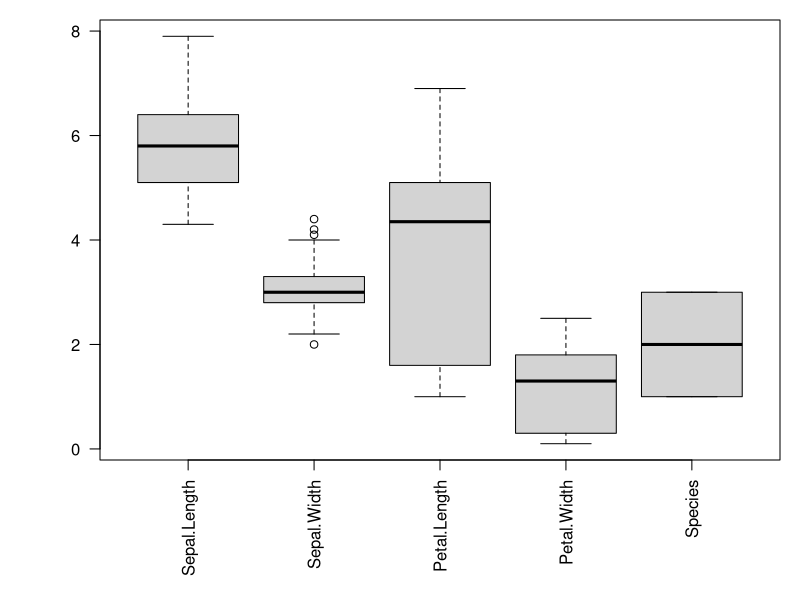
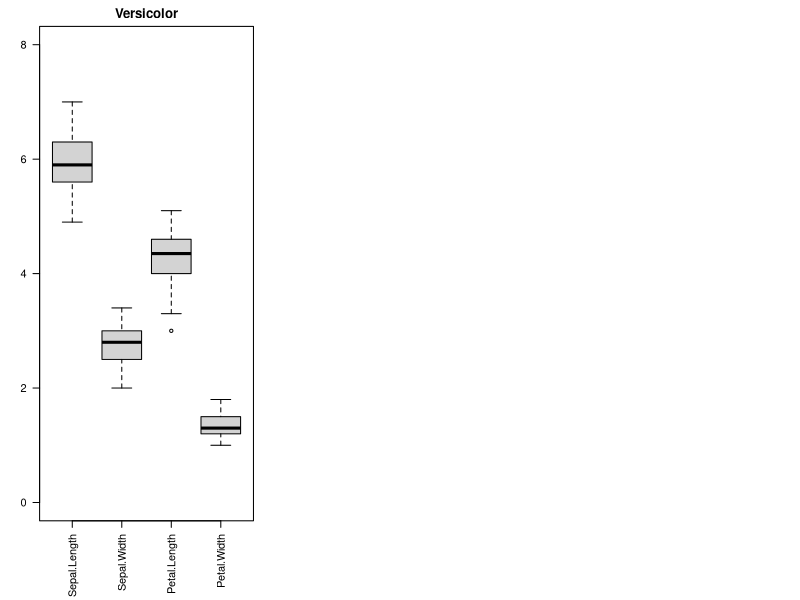

These figures' R source, in order: (Note: this script raises an error after producing the figures.)
library(datasets)
str(iris)
subset(iris, Species== "setosa")[1:5, ]
subset(iris, Species == "versicolor")[1:5,]
subset(iris, Species == "virginica")[1:5,]
summary(iris)
par(mar=c(7,5,1,1))
boxplot(iris,las=2)
irisVer <- subset(iris, Species == "versicolor")
irisSet <- subset(iris, Species == "setosa")
irisVir <- subset(iris, Species == "virginica")
par(mfrow=c(1,3),mar=c(6,3,2,1))
boxplot(irisVer[,1:4], main="Versicolor",ylim = c(0,8),las=2)
prinboxplot(irisSet[,1:4], main="Setosa",ylim = c(0,8),las=2)
boxplot(irisVir[,1:4], main="Virginica",ylim = c(0,8),las=2)

